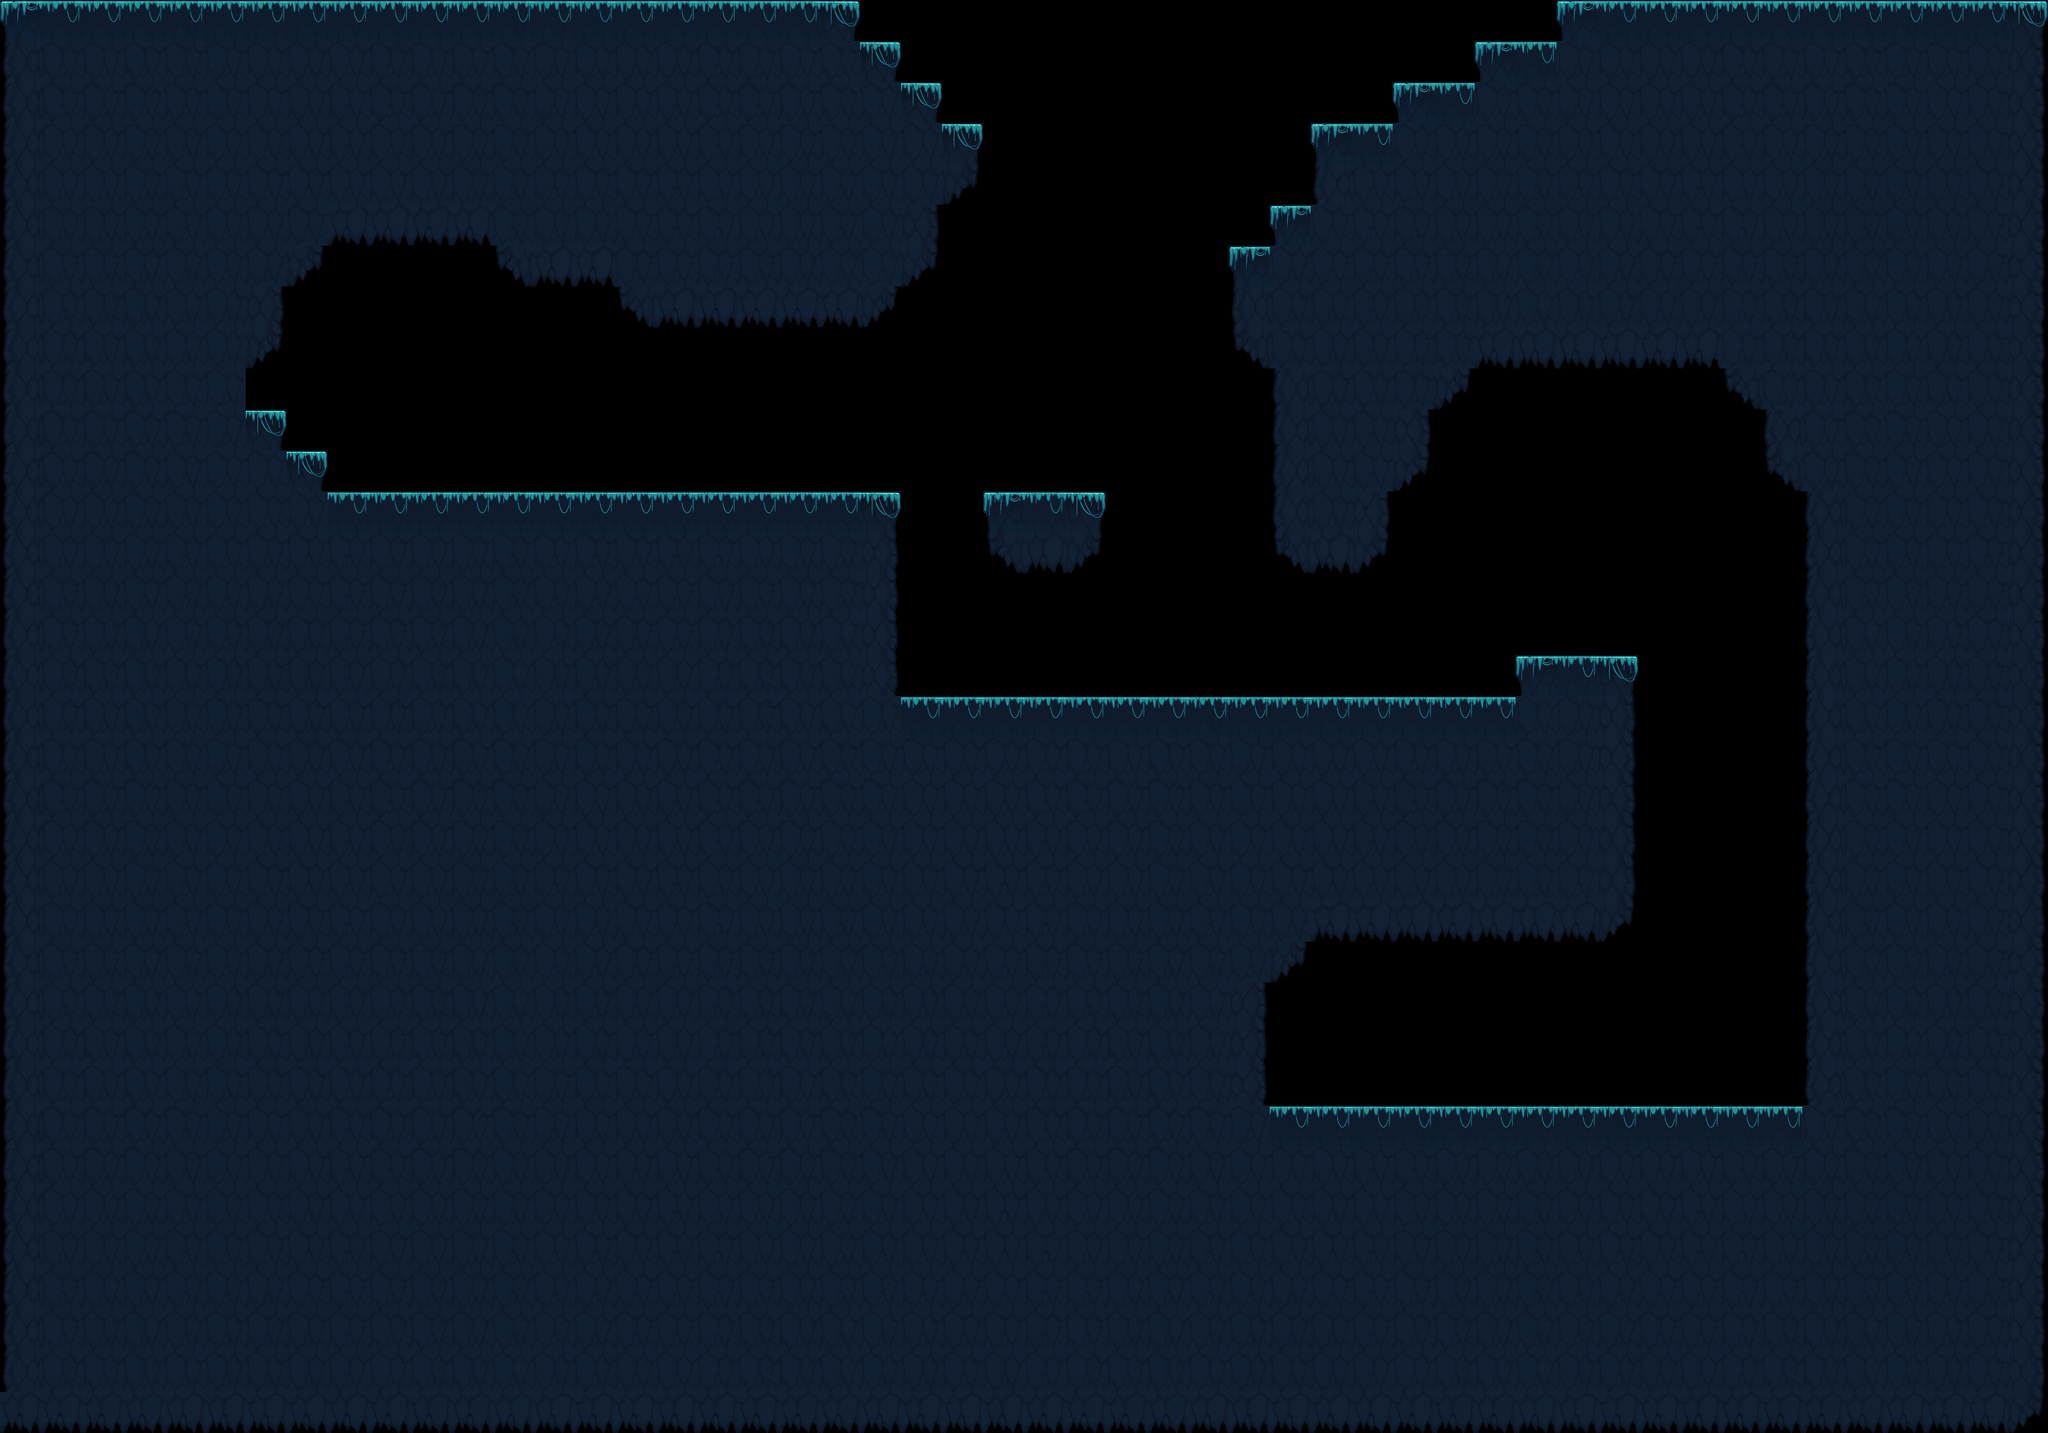

The image is a tile-based game level rendered from a .tmx file. Its description and complete source (layers, tilesets, objects, tile grids) follow:
An orthogonal 50x35 tile map with 128x128 px tiles, 1 tile layer (ground).

<map version="1.10" tiledversion="1.10.2" orientation="orthogonal" renderorder="right-down" width="50" height="35" tilewidth="128" tileheight="128" infinite="0" nextlayerid="8" nextobjectid="1">
 <tileset firstgid="1" name="StickRBCave" tilewidth="128" tileheight="128" tilecount="9" columns="0">
  <grid orientation="orthogonal" width="1" height="1" />
  <tile id="0">
   <image width="128" height="128" source="tile/stick-RB/cave/1.png" />
  </tile>
  <tile id="1">
   <image width="128" height="128" source="tile/stick-RB/cave/2.png" />
  </tile>
  <tile id="2">
   <image width="128" height="128" source="tile/stick-RB/cave/3.png" />
  </tile>
  <tile id="3">
   <image width="128" height="128" source="tile/stick-RB/cave/4.png" />
  </tile>
  <tile id="4">
   <image width="128" height="128" source="tile/stick-RB/cave/5.png" />
  </tile>
  <tile id="5">
   <image width="128" height="128" source="tile/stick-RB/cave/6.png" />
  </tile>
  <tile id="6">
   <image width="128" height="128" source="tile/stick-RB/cave/7.png" />
  </tile>
  <tile id="7">
   <image width="128" height="128" source="tile/stick-RB/cave/8.png" />
  </tile>
  <tile id="8">
   <image width="128" height="128" source="tile/stick-RB/cave/9.png" />
  </tile>
 </tileset>
 <layer id="5" name="ground" width="50" height="35">
  <data encoding="csv">
1,2,2,2,2,2,2,2,2,2,2,2,2,2,2,2,2,2,2,2,3,0,0,0,0,0,0,0,0,0,0,0,0,0,0,0,0,0,1,2,2,2,2,2,2,2,2,2,2,3,
4,5,5,5,5,5,5,5,5,5,5,5,5,5,5,5,5,5,5,5,5,3,0,0,0,0,0,0,0,0,0,0,0,0,0,0,1,2,5,5,5,5,5,5,5,5,5,5,5,6,
4,5,5,5,5,5,5,5,5,5,5,5,5,5,5,5,5,5,5,5,5,5,3,0,0,0,0,0,0,0,0,0,0,0,1,2,5,5,5,5,5,5,5,5,5,5,5,5,5,6,
4,5,5,5,5,5,5,5,5,5,5,5,5,5,5,5,5,5,5,5,5,5,5,3,0,0,0,0,0,0,0,0,1,2,5,5,5,5,5,5,5,5,5,5,5,5,5,5,5,6,
4,5,5,5,5,5,5,5,5,5,5,5,5,5,5,5,5,5,5,5,5,5,5,9,0,0,0,0,0,0,0,0,4,5,5,5,5,5,5,5,5,5,5,5,5,5,5,5,5,6,
4,5,5,5,5,5,5,5,8,8,8,8,5,5,5,5,5,5,5,5,5,5,6,0,0,0,0,0,0,0,0,1,5,5,5,5,5,5,5,5,5,5,5,5,5,5,5,5,5,6,
4,5,5,5,5,5,5,9,0,0,0,0,7,8,8,5,5,5,5,5,5,5,9,0,0,0,0,0,0,0,1,5,5,5,5,5,5,5,5,5,5,5,5,5,5,5,5,5,5,6,
4,5,5,5,5,5,6,0,0,0,0,0,0,0,0,7,8,8,8,8,8,9,0,0,0,0,0,0,0,0,4,5,5,5,5,5,5,5,5,5,5,5,5,5,5,5,5,5,5,6,
4,5,5,5,5,5,9,0,0,0,0,0,0,0,0,0,0,0,0,0,0,0,0,0,0,0,0,0,0,0,7,5,5,5,5,5,8,8,8,8,8,8,5,5,5,5,5,5,5,6,
4,5,5,5,5,5,0,0,0,0,0,0,0,0,0,0,0,0,0,0,0,0,0,0,0,0,0,0,0,0,0,4,5,5,5,9,0,0,0,0,0,0,7,5,5,5,5,5,5,6,
4,5,5,5,5,5,3,0,0,0,0,0,0,0,0,0,0,0,0,0,0,0,0,0,0,0,0,0,0,0,0,4,5,5,6,0,0,0,0,0,0,0,0,4,5,5,5,5,5,6,
4,5,5,5,5,5,5,3,0,0,0,0,0,0,0,0,0,0,0,0,0,0,0,0,0,0,0,0,0,0,0,4,5,5,9,0,0,0,0,0,0,0,0,7,5,5,5,5,5,6,
4,5,5,5,5,5,5,5,2,2,2,2,2,2,2,2,2,2,2,2,2,3,0,0,1,2,3,0,0,0,0,4,5,6,0,0,0,0,0,0,0,0,0,0,4,5,5,5,5,6,
4,5,5,5,5,5,5,5,5,5,5,5,5,5,5,5,5,5,5,5,5,6,0,0,7,8,9,0,0,0,0,7,8,9,0,0,0,0,0,0,0,0,0,0,4,5,5,5,5,6,
4,5,5,5,5,5,5,5,5,5,5,5,5,5,5,5,5,5,5,5,5,6,0,0,0,0,0,0,0,0,0,0,0,0,0,0,0,0,0,0,0,0,0,0,4,5,5,5,5,6,
4,5,5,5,5,5,5,5,5,5,5,5,5,5,5,5,5,5,5,5,5,6,0,0,0,0,0,0,0,0,0,0,0,0,0,0,0,0,0,0,0,0,0,0,4,5,5,5,5,6,
4,5,5,5,5,5,5,5,5,5,5,5,5,5,5,5,5,5,5,5,5,6,0,0,0,0,0,0,0,0,0,0,0,0,0,0,0,1,2,3,0,0,0,0,4,5,5,5,5,6,
4,5,5,5,5,5,5,5,5,5,5,5,5,5,5,5,5,5,5,5,5,5,2,2,2,2,2,2,2,2,2,2,2,2,2,2,2,5,5,6,0,0,0,0,4,5,5,5,5,6,
4,5,5,5,5,5,5,5,5,5,5,5,5,5,5,5,5,5,5,5,5,5,5,5,5,5,5,5,5,5,5,5,5,5,5,5,5,5,5,6,0,0,0,0,4,5,5,5,5,6,
4,5,5,5,5,5,5,5,5,5,5,5,5,5,5,5,5,5,5,5,5,5,5,5,5,5,5,5,5,5,5,5,5,5,5,5,5,5,5,6,0,0,0,0,4,5,5,5,5,6,
4,5,5,5,5,5,5,5,5,5,5,5,5,5,5,5,5,5,5,5,5,5,5,5,5,5,5,5,5,5,5,5,5,5,5,5,5,5,5,6,0,0,0,0,4,5,5,5,5,6,
4,5,5,5,5,5,5,5,5,5,5,5,5,5,5,5,5,5,5,5,5,5,5,5,5,5,5,5,5,5,5,5,5,5,5,5,5,5,5,6,0,0,0,0,4,5,5,5,5,6,
4,5,5,5,5,5,5,5,5,5,5,5,5,5,5,5,5,5,5,5,5,5,5,5,5,5,5,5,5,5,5,5,8,8,8,8,8,8,8,9,0,0,0,0,4,5,5,5,5,6,
4,5,5,5,5,5,5,5,5,5,5,5,5,5,5,5,5,5,5,5,5,5,5,5,5,5,5,5,5,5,5,9,0,0,0,0,0,0,0,0,0,0,0,0,4,5,5,5,5,6,
4,5,5,5,5,5,5,5,5,5,5,5,5,5,5,5,5,5,5,5,5,5,5,5,5,5,5,5,5,5,6,0,0,0,0,0,0,0,0,0,0,0,0,0,4,5,5,5,5,6,
4,5,5,5,5,5,5,5,5,5,5,5,5,5,5,5,5,5,5,5,5,5,5,5,5,5,5,5,5,5,6,0,0,0,0,0,0,0,0,0,0,0,0,0,4,5,5,5,5,6,
4,5,5,5,5,5,5,5,5,5,5,5,5,5,5,5,5,5,5,5,5,5,5,5,5,5,5,5,5,5,6,0,0,0,0,0,0,0,0,0,0,0,0,0,4,5,5,5,5,6,
4,5,5,5,5,5,5,5,5,5,5,5,5,5,5,5,5,5,5,5,5,5,5,5,5,5,5,5,5,5,5,2,2,2,2,2,2,2,2,2,2,2,2,2,5,5,5,5,5,6,
4,5,5,5,5,5,5,5,5,5,5,5,5,5,5,5,5,5,5,5,5,5,5,5,5,5,5,5,5,5,5,5,5,5,5,5,5,5,5,5,5,5,5,5,5,5,5,5,5,6,
4,5,5,5,5,5,5,5,5,5,5,5,5,5,5,5,5,5,5,5,5,5,5,5,5,5,5,5,5,5,5,5,5,5,5,5,5,5,5,5,5,5,5,5,5,5,5,5,5,6,
4,5,5,5,5,5,5,5,5,5,5,5,5,5,5,5,5,5,5,5,5,5,5,5,5,5,5,5,5,5,5,5,5,5,5,5,5,5,5,5,5,5,5,5,5,5,5,5,5,6,
4,5,5,5,5,5,5,5,5,5,5,5,5,5,5,5,5,5,5,5,5,5,5,5,5,5,5,5,5,5,5,5,5,5,5,5,5,5,5,5,5,5,5,5,5,5,5,5,5,6,
4,5,5,5,5,5,5,5,5,5,5,5,5,5,5,5,5,5,5,5,5,5,5,5,5,5,5,5,5,5,5,5,5,5,5,5,5,5,5,5,5,5,5,5,5,5,5,5,5,6,
4,5,5,5,5,5,5,5,5,5,5,5,5,5,5,5,5,5,5,5,5,5,5,5,5,5,5,5,5,5,5,5,5,5,5,5,5,5,5,5,5,5,5,5,5,5,5,5,5,6,
8,8,8,8,8,8,8,8,8,8,8,8,8,8,8,8,8,8,8,8,8,8,8,8,8,8,8,8,8,8,8,8,8,8,8,8,8,8,8,8,8,8,8,8,8,8,8,8,8,9
</data>
 </layer>
</map>
